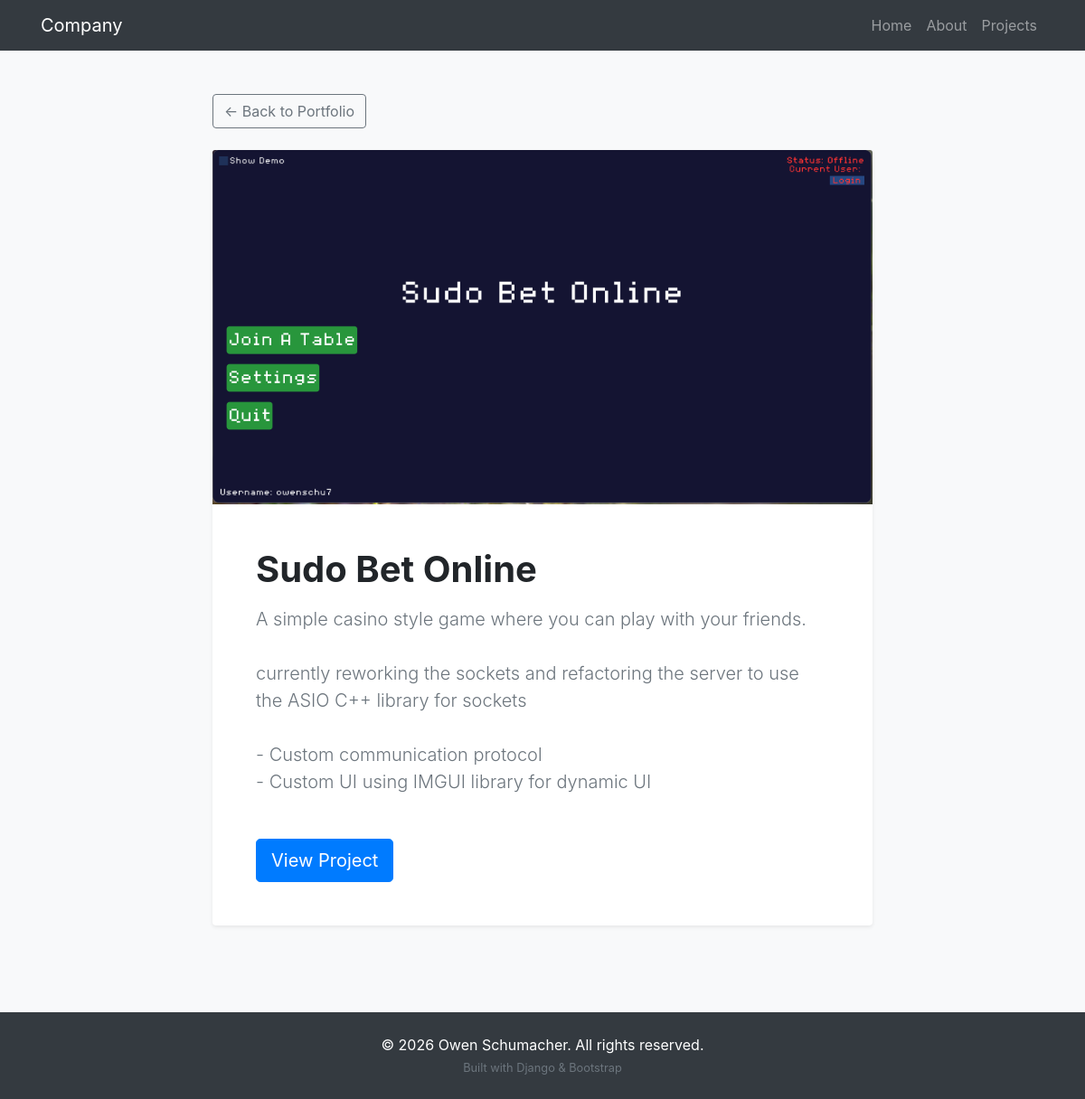
The page /projects/4/ on the database its author committed.
### projects/models.py (models this page shows, shortened)
class Project(models.Model):
    title = models.CharField(max_length=200)
    description = models.TextField()
    image = models.ImageField(upload_to='portfolio/')
    project_link = models.URLField(blank=True)
    inSiteProject = models.BooleanField(default=False)
    slug = models.SlugField(blank=True, max_length=200)

### projects/views.py (the view)
# urls.py: path('<int:pk>/', views.project_detail, name='project_detail'),
def project_detail(request, pk):
    project = get_object_or_404(Project, pk=pk)
    return render(request, 'projects/project_detail.html', {'project': project})

### projects/templates/projects/project_detail.html (shortened to what this page needs)
{% extends 'core/base.html' %}
{% block content %}
<div class="container py-5">
    <div class="row">
        <div class="col-md-8 offset-md-2">
            <a href="/" class="btn btn-outline-secondary mb-4">&larr; Back to Portfolio</a>
            <div class="card shadow-sm border-0">
                <img src="{{ project.image.url }}" class="card-img-top" alt="{{ project.title }}">
                <div class="card-body p-5">
                    <h1 class="font-weight-bold mb-3">{{ project.title }}</h1>
                    <p class="lead text-muted mb-5" style="white-space: pre-wrap;">{{ project.description }}</p>
                    {% if project.inSiteProject %}
                    <a href="/{{ project.slug }}/" target="_blank" class="btn btn-primary btn-lg">
                        View Live Project
                    </a>
                    {% elif project.project_link %}
                    <a href="{{ project.project_link }}" target="_blank" rel="noopener noreferrer" class="btn btn-primary btn-lg">
                        View Project
                    </a>
                    {% endif %}
                </div>
            </div>
        </div>
    </div>
</div>
{% endblock %}

### rows shown on the page
Project: image (picture), title "Sudo Bet Online", description "A simple casino style game where you can play with your friends. currently reworking the sockets and refactoring the server to use the ASIO C++ library for sockets - Custom communication protocol - Custom UI using IMGUI library for dynamic UI"
